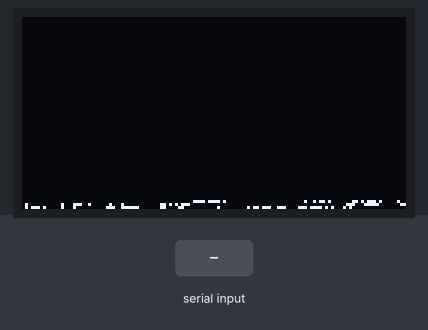
Recording of a sketch running on a simulated Arduino Uno, built with avr-gcc and run on an emulated ATmega328P. Parts: 128×64 one-colour display. The inputs (shaded band) are chosen by the test bench.

Above: at 1.9 s.
2.0 s: "1" received over Serial
4.5 s: "2" received over Serial
Timing chart, 0 to 7.5 s (numbered marks = the images above; inputs shaded):
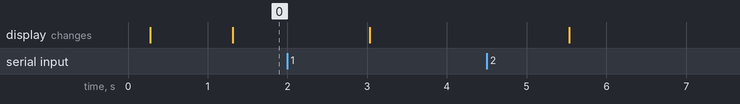

The sketch:

display_image.ino
```cpp
#include <Wire.h>
#include <Adafruit_GFX.h>
#include <Adafruit_SH110X.h>

#define SCREEN_WIDTH 128
#define SCREEN_HEIGHT 64
#define OLED_RESET -1
Adafruit_SH1106G display(SCREEN_WIDTH, SCREEN_HEIGHT, &Wire, OLED_RESET);

void setup()
{
  Serial.begin(9600);
  delay(250);
  display.begin(0x3c, true);
  display.clearDisplay();
}

void loop()
{
    uint8_t picture[1024];
    Serial.readBytes(picture, sizeof(picture));
    display.drawBitmap(0, 0, picture, SCREEN_WIDTH, SCREEN_HEIGHT, 1);
    display.display();

}
```
